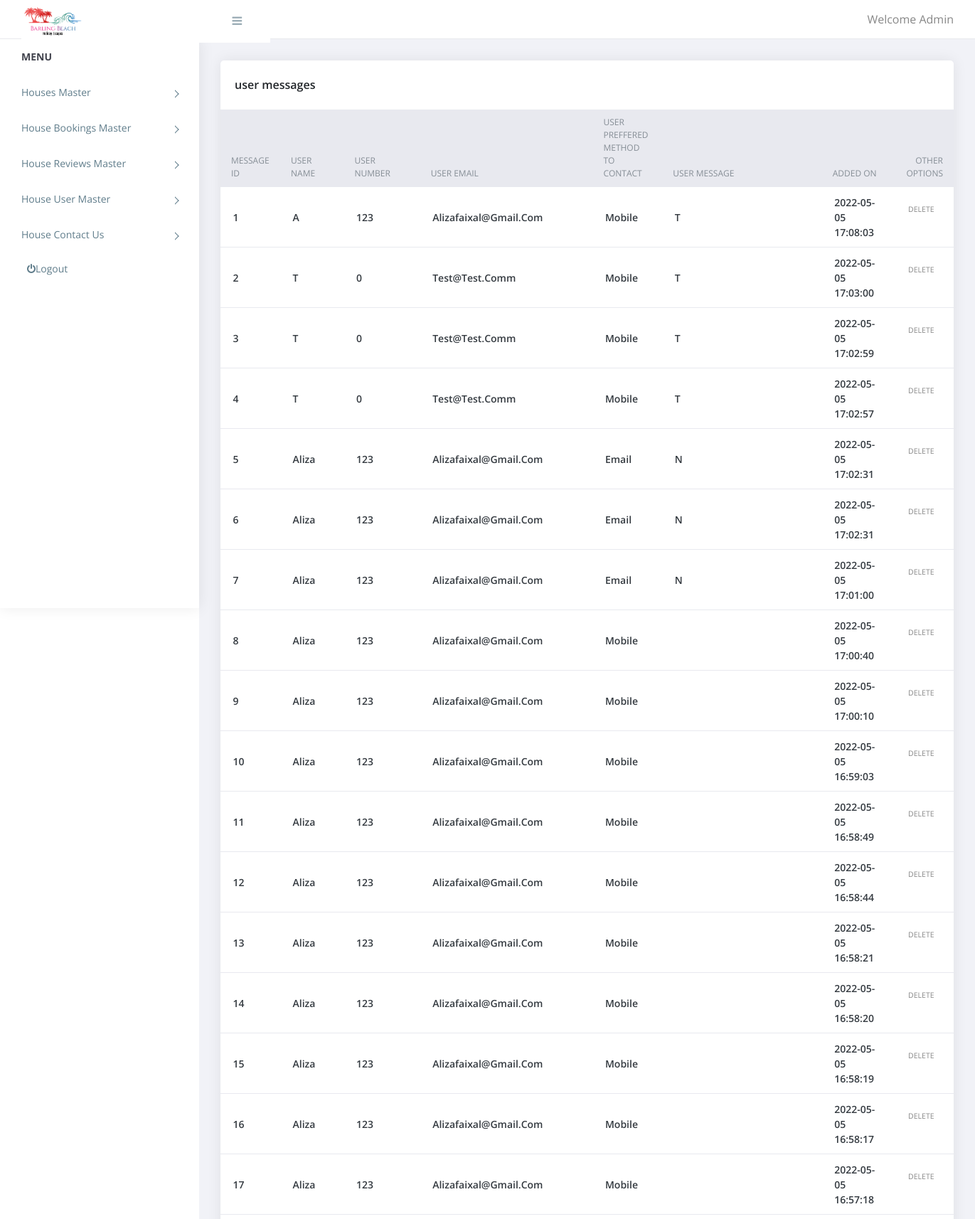
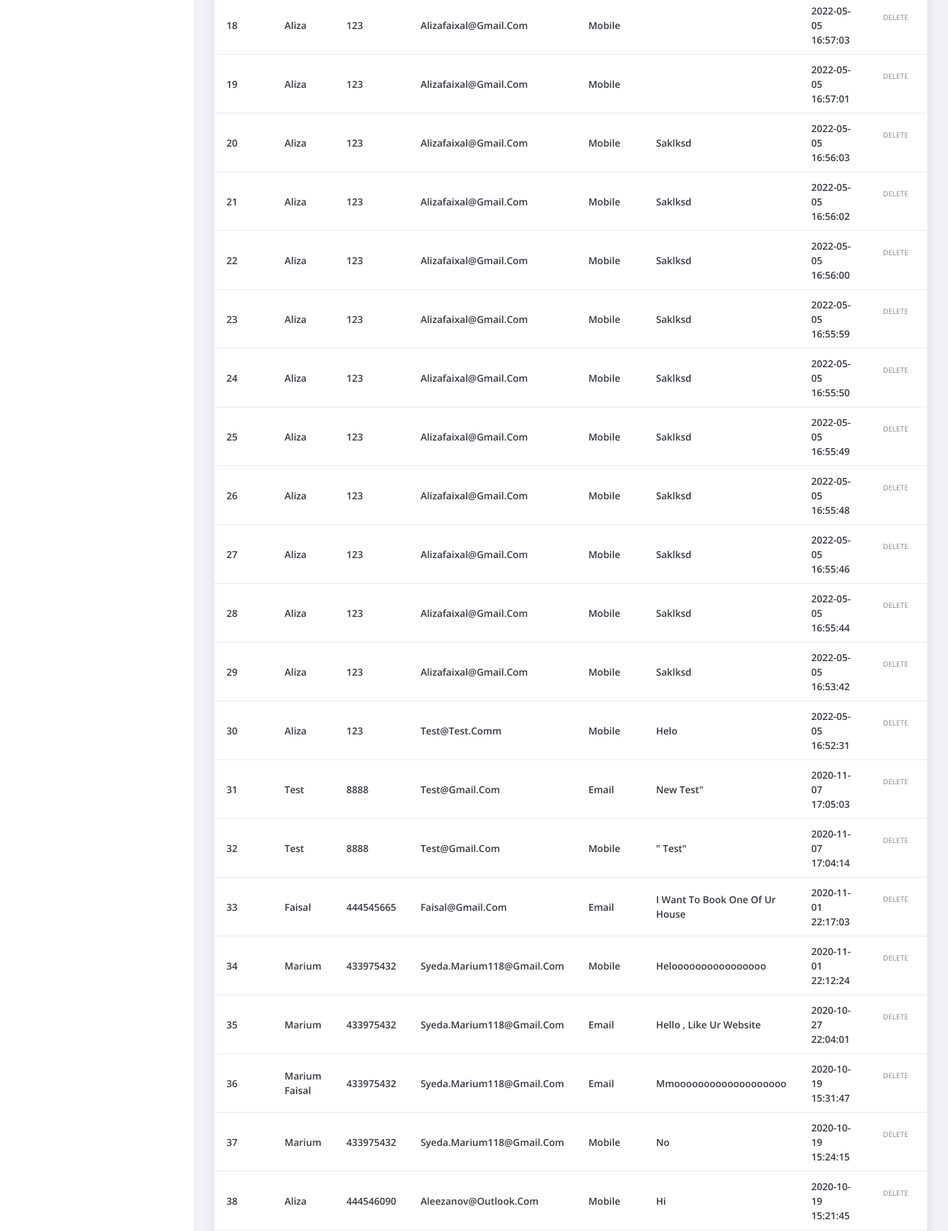
/staff/contact_us.php (signed in, upper part), run on the app's committed database (2 pictures, top to bottom).
### tables this page shows
CREATE TABLE `user_messages` (
  `message_id` int(11) NOT NULL,
  `user_id` int(11) NOT NULL,
  `user_fullName` varchar(300) NOT NULL,
  `user_number` int(10) NOT NULL,
  `user_email` varchar(100) NOT NULL,
  `user_PreferredMethod` varchar(100) NOT NULL,
  `user_comments` text NOT NULL,
  `added_on` timestamp NOT NULL DEFAULT current_timestamp() ON UPDATE current_timestamp()
);

### staff/contact_us.php (the view, shortened to what this page needs)
<?php
include('header.inc.php');
$seqID=1;
$sql = "SELECT * FROM user_messages ORDER BY  added_on desc";
$msgs = array();
$res = mysqli_query($conn, $sql)
or trigger_error("Query Failed! SQL: $sql - Error: ".mysqli_error($conn), E_USER_ERROR);
while($row = mysqli_fetch_array($res)){
    $msgs[] = $row;
}
   ?>
         <div class="content pb-0">
            <div class="orders">
               <div class="row">
                  <div class="col-xl-12">
                     <div class="card">
                        <div class="card-body">
                           <h4 class="box-title"> user messages </h4>
                        </div>
                        <div class="card-body--">
                           <div class="table-stats order-table ov-h">
                              <table class="table ">
                                 <thead>
                                    <tr>
                                       <th>Message ID</th>
                                       <th>User Name</th>
                                       <th> user number</th>
                                       <th> user email</th>
                                       <th> user preffered method to contact</th>
                                       <th> user message</th>
                                       <th> Added on</th>
                                       <th> other options</th>
                                    </tr>
                                 </thead>
                                 <tbody>
                                     <?php
                                     foreach($msgs as $list){?>
                                     <tr>
                                     <td><?php echo $seqID++ ?></td>
                                     <td><?php echo $list['user_fullName'] ?></td>
                                     <td><?php echo $list['user_number'] ?></td>
                                     <td><?php echo $list['user_email'] ?></td>
                                     <td><?php echo $list['user_PreferredMethod'] ?></td>
                                     <td><?php echo $list['user_comments'] ?></td>
                                     <td><?php echo $list['added_on'] ?></td>
                                     <td>
                                            <?php
                                         echo "<span class='badge badge-delete'><a href='?type=delete&id=".$list['message_id']."'>Delete</a></span>&nbsp;";
                                         ?>
                                     </td>
                                     </tr>
                                  <?php   }
                                     ?>
                                 </tbody>
                              </table>
                           </div>
                        </div>
                     </div>
                  </div>
               </div>
            </div>
		  </div>
<?php
include('footer.inc.php');
?>

### staff/assets/css/style.css (style rules this page uses)
body { display: table; font-family: open sans, sans-serif; font-size: 16px; width: 100% }
a, button { text-decoration: none; outline: none!important; color: #878787; -webkit-transition: all .25s ease; transition: all .25s ease }
h1, h2, h3, h4, h5, h6 { margin: 0 }
.pb-0 { padding-bottom: 0 }
.ov-h { overflow: hidden }
.order-table { position: relative }
.order-table:after, .order-table:before { content: ""; position: absolute; top: 0; height: 37px; width: 10px; background: #e8e9ef }
.order-table:after { right: -1px }
.order-table:before { left: -1px }
.order-table tr th { background: #e8e9ef }
.order-table tr td:last-child, .order-table tr th:last-child { text-align: right }
.order-table .badge { color: #fff; padding: 10px; text-transform: uppercase; font-weight: 400 }
.content { float: left; padding: 1.875em; width: 100% }
.card { margin-bottom: 1.875em; border-radius: 5px; padding: 0; border: 0 solid transparent; -webkit-box-shadow: 0 0 20px rgba(0, 0, 0, .08); box-shadow: 0 0 20px rgba(0, 0, 0, .08) }
.card .box-title { font-weight: 600; font-size: 1em; padding: 5px 0 }
.card .card-body { float: left; padding: 1.25em; position: relative; width: 100% }
.card h4 { font-size: 1.1rem }
.table-stats table { font-family: open sans }
.table-stats table th, .table-stats table td { border: none; border-bottom: 1px solid #e8e9ef; color: #868e96; font-size: 12px; font-weight: 400; padding: .75em 1.25em; text-transform: uppercase }
.table-stats table td { color: #343a40; font-size: 14px; font-weight: 600; text-transform: capitalize; vertical-align: middle }

### data on the page
user_messages: user_fullName "A", user_number "123", user_email "Alizafaixal@gmail.com", user_PreferredMethod "Mobile", user_comments "T", added_on "2022-05-05 17:08:03"
user_messages: user_fullName "T", user_number "0", user_email "Test@test.comm", user_PreferredMethod "Mobile", user_comments "T", added_on "2022-05-05 17:03:00"
user_messages: user_fullName "T", user_number "0", user_email "Test@test.comm", user_PreferredMethod "Mobile", user_comments "T", added_on "2022-05-05 17:02:59"
user_messages: user_fullName "T", user_number "0", user_email "Test@test.comm", user_PreferredMethod "Mobile", user_comments "T", added_on "2022-05-05 17:02:57"
user_messages: user_fullName "Aliza", user_number "123", user_email "Alizafaixal@gmail.com", user_PreferredMethod "Email", user_comments "N", added_on "2022-05-05 17:02:31"
user_messages: user_fullName "Aliza", user_number "123", user_email "Alizafaixal@gmail.com", user_PreferredMethod "Email", user_comments "N", added_on "2022-05-05 17:02:31"
user_messages: user_fullName "Aliza", user_number "123", user_email "Alizafaixal@gmail.com", user_PreferredMethod "Email", user_comments "N", added_on "2022-05-05 17:01:00"
user_messages: user_fullName "Aliza", user_number "123", user_email "Alizafaixal@gmail.com", user_PreferredMethod "Mobile", added_on "2022-05-05 17:00:40"
user_messages: user_fullName "Aliza", user_number "123", user_email "Alizafaixal@gmail.com", user_PreferredMethod "Mobile", added_on "2022-05-05 17:00:10"
user_messages: user_fullName "Aliza", user_number "123", user_email "Alizafaixal@gmail.com", user_PreferredMethod "Mobile", added_on "2022-05-05 16:59:03"
user_messages: user_fullName "Aliza", user_number "123", user_email "Alizafaixal@gmail.com", user_PreferredMethod "Mobile", added_on "2022-05-05 16:58:49"
user_messages: user_fullName "Aliza", user_number "123", user_email "Alizafaixal@gmail.com", user_PreferredMethod "Mobile", added_on "2022-05-05 16:58:44"
user_messages: user_fullName "Aliza", user_number "123", user_email "Alizafaixal@gmail.com", user_PreferredMethod "Mobile", added_on "2022-05-05 16:58:21"
user_messages: user_fullName "Aliza", user_number "123", user_email "Alizafaixal@gmail.com", user_PreferredMethod "Mobile", added_on "2022-05-05 16:58:20"
user_messages: user_fullName "Aliza", user_number "123", user_email "Alizafaixal@gmail.com", user_PreferredMethod "Mobile", added_on "2022-05-05 16:58:19"
user_messages: user_fullName "Aliza", user_number "123", user_email "Alizafaixal@gmail.com", user_PreferredMethod "Mobile", added_on "2022-05-05 16:58:17"
user_messages: user_fullName "Aliza", user_number "123", user_email "Alizafaixal@gmail.com", user_PreferredMethod "Mobile", added_on "2022-05-05 16:57:18"
user_messages: user_fullName "Aliza", user_number "123", user_email "Alizafaixal@gmail.com", user_PreferredMethod "Mobile", added_on "2022-05-05 16:57:03"
user_messages: user_fullName "Aliza", user_number "123", user_email "Alizafaixal@gmail.com", user_PreferredMethod "Mobile", added_on "2022-05-05 16:57:01"
user_messages: user_fullName "Aliza", user_number "123", user_email "Alizafaixal@gmail.com", user_PreferredMethod "Mobile", user_comments "Saklksd", added_on "2022-05-05 16:56:03"
user_messages: user_fullName "Aliza", user_number "123", user_email "Alizafaixal@gmail.com", user_PreferredMethod "Mobile", user_comments "Saklksd", added_on "2022-05-05 16:56:02"
user_messages: user_fullName "Aliza", user_number "123", user_email "Alizafaixal@gmail.com", user_PreferredMethod "Mobile", user_comments "Saklksd", added_on "2022-05-05 16:56:00"
user_messages: user_fullName "Aliza", user_number "123", user_email "Alizafaixal@gmail.com", user_PreferredMethod "Mobile", user_comments "Saklksd", added_on "2022-05-05 16:55:59"
user_messages: user_fullName "Aliza", user_number "123", user_email "Alizafaixal@gmail.com", user_PreferredMethod "Mobile", user_comments "Saklksd", added_on "2022-05-05 16:55:50"
user_messages: user_fullName "Aliza", user_number "123", user_email "Alizafaixal@gmail.com", user_PreferredMethod "Mobile", user_comments "Saklksd", added_on "2022-05-05 16:55:49"
user_messages: user_fullName "Aliza", user_number "123", user_email "Alizafaixal@gmail.com", user_PreferredMethod "Mobile", user_comments "Saklksd", added_on "2022-05-05 16:55:48"
user_messages: user_fullName "Aliza", user_number "123", user_email "Alizafaixal@gmail.com", user_PreferredMethod "Mobile", user_comments "Saklksd", added_on "2022-05-05 16:55:46"
user_messages: user_fullName "Aliza", user_number "123", user_email "Alizafaixal@gmail.com", user_PreferredMethod "Mobile", user_comments "Saklksd", added_on "2022-05-05 16:55:44"
user_messages: user_fullName "Aliza", user_number "123", user_email "Alizafaixal@gmail.com", user_PreferredMethod "Mobile", user_comments "Saklksd", added_on "2022-05-05 16:53:42"
user_messages: user_fullName "Aliza", user_number "123", user_email "Test@test.comm", user_PreferredMethod "Mobile", user_comments "Helo", added_on "2022-05-05 16:52:31"
user_messages: user_fullName "Test", user_number "8888", user_email "Test@gmail.com", user_PreferredMethod "Email", user_comments "New Test\"", added_on "2020-11-07 17:05:03"
user_messages: user_fullName "Test", user_number "8888", user_email "Test@gmail.com", user_PreferredMethod "Mobile", user_comments "\" Test\"", added_on "2020-11-07 17:04:14"
user_messages: user_fullName "Faisal", user_number "444545665", user_email "Faisal@gmail.com", user_PreferredMethod "Email", user_comments "I Want To Book One Of Ur House", added_on "2020-11-01 22:17:03"
user_messages: user_fullName "Marium", user_number "433975432", user_email "Syeda.marium118@gmail.com", user_PreferredMethod "Mobile", user_comments "Heloooooooooooooooo", added_on "2020-11-01 22:12:24"
user_messages: user_fullName "Marium", user_number "433975432", user_email "Syeda.marium118@gmail.com", user_PreferredMethod "Email", user_comments "Hello , Like Ur Website", added_on "2020-10-27 22:04:01"
user_messages: user_fullName "Marium Faisal", user_number "433975432", user_email "Syeda.marium118@gmail.com", user_PreferredMethod "Email", user_comments "Mmooooooooooooooooooo", added_on "2020-10-19 15:31:47"
user_messages: user_fullName "Marium", user_number "433975432", user_email "Syeda.marium118@gmail.com", user_PreferredMethod "Mobile", user_comments "No", added_on "2020-10-19 15:24:15"
user_messages: user_fullName "Aliza", user_number "444546090", user_email "Aleezanov@outlook.com", user_PreferredMethod "Mobile", user_comments "Hi", added_on "2020-10-19 15:21:45"
